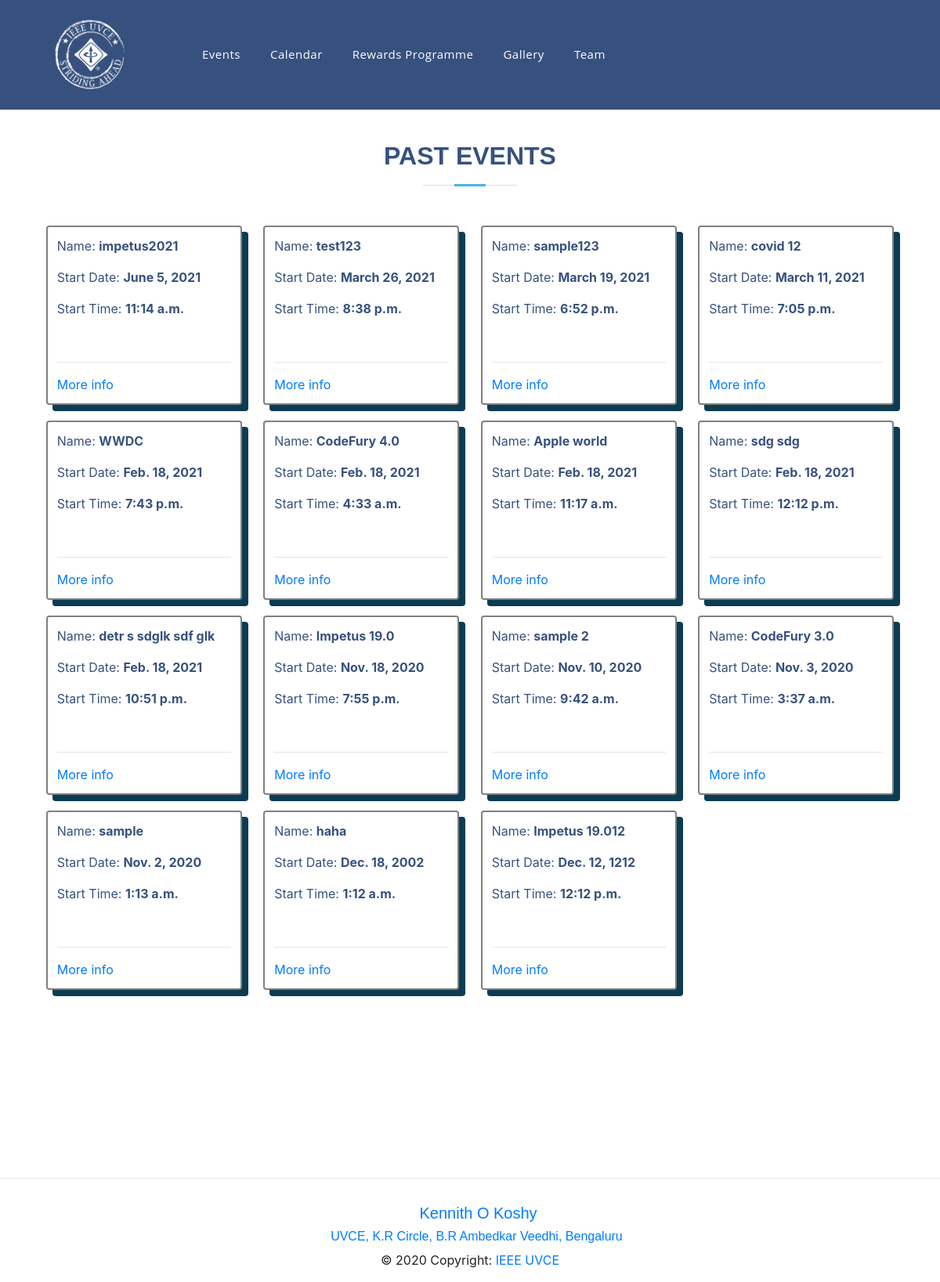
The page /events/evold on the database as committed earlier.
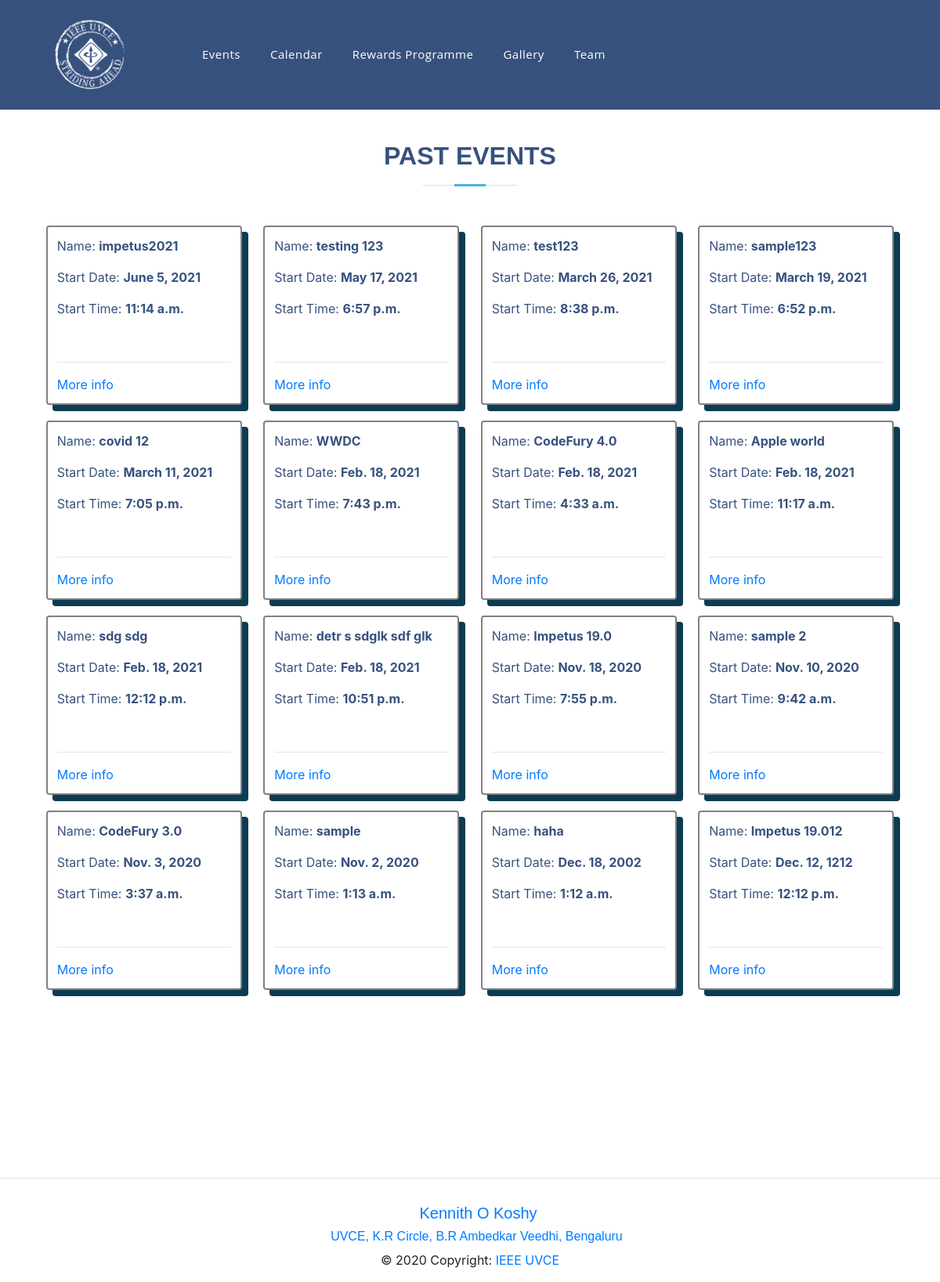
The same page on the database as committed later.
### events/models.py (models this page shows, shortened)
class Event(models.Model):
    event_name = models.CharField(max_length=200)
    slug = models.SlugField(max_length=400)
    date = models.DateField()
    time = models.TimeField()
    location = models.CharField(max_length=100)
    reg = models.URLField(blank=True)
    description = models.TextField(max_length=2000, blank=True)
    created = models.DateTimeField(auto_now_add=True)
    orgzer = models.CharField(max_length=200)
    winners = models.TextField(blank=True, default='Not Yet Decided')
    author = models.ForeignKey(User, default=None, on_delete=models.CASCADE)
    is_approved = models.BooleanField(default=False, blank=True)
    remember_link = models.BooleanField(default=False)
    approved_by = models.CharField(
        max_length=40,  null=True, blank=True, default=" ")
    class Meta:
        verbose_name = "Event"
        verbose_name_plural = "Events"

### events/views.py (the view)
# urls.py: path('evold', views.old_events_view, name='old_events'),
def old_events_view(request):
    events = Event.objects.all().order_by('-date')
    eventold = events.filter(date__lt=datetime.date.today())
    context = {
        'eventold': eventold,
    }
    return render(request, 'events/events_old.html', context)

### events/templates/events/events_old.html
{% extends 'base.html' %} {% block content %}
<section id="skills" class="skills">
    <div class="container" data-aos="fade-up">
        <div class="section-title">
            <h2>Past Events</h2>
        </div>
        <div class="event-container">
            {% for event in eventold %}
            <div class="event">
                <p>Name: <b>{{ event.event_name }}</b></p>
                <p>Start Date: <b>{{ event.date }}</b></p>
                <p>Start Time: <b>{{ event.time }}</b></p>
                <br />
                <hr />
                <a href="{% url 'articles:detail' slug=event.slug %}">More info</a>
            </div>
            {% endfor %}
        </div>
    </div>
</section>
{% endblock %}

Rows that differ between the two databases and show on the page:
added Event: event_name "testing 123", date "May 17, 2021", time "6:57 p.m."
